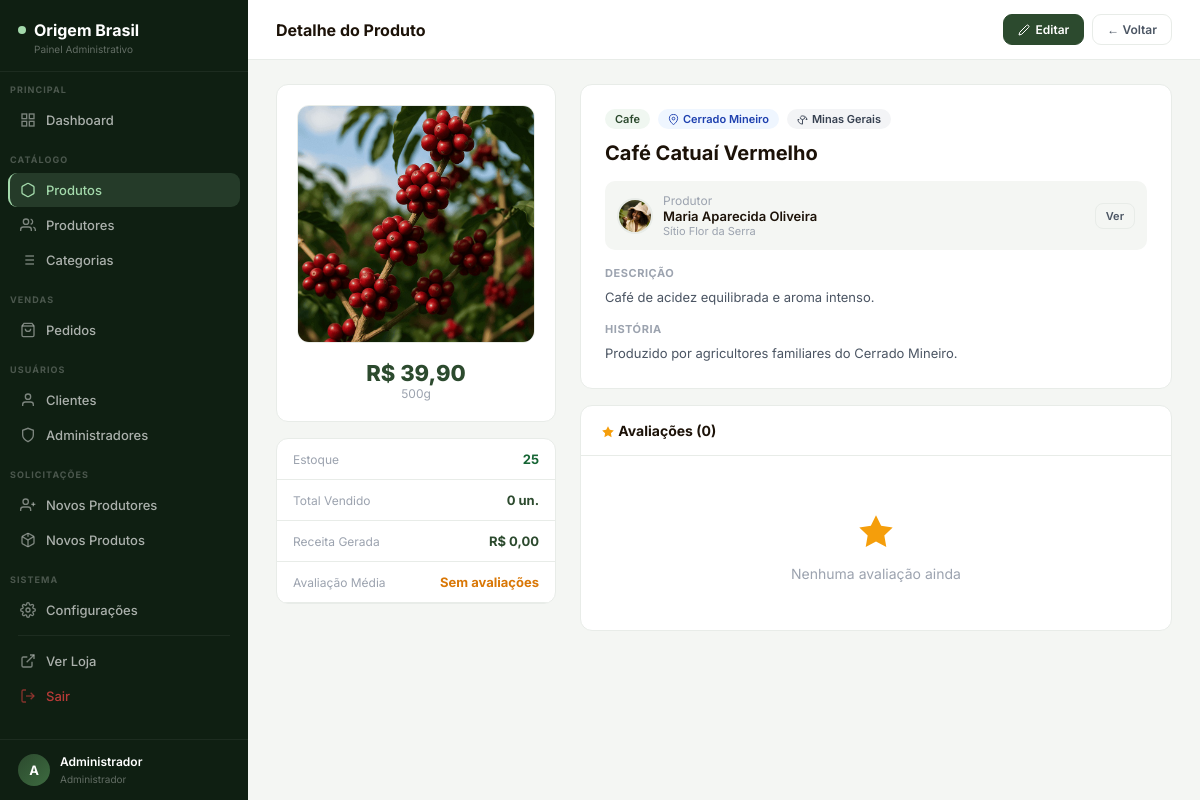
Page /adm/produto_detalhe.php?id=2 (signed in) on the committed database.
### tables this page shows
CREATE TABLE IF NOT EXISTS produtos (
    id           INT AUTO_INCREMENT PRIMARY KEY,
    nome         VARCHAR(100) NOT NULL,
    descricao    TEXT,
    historia     TEXT,
    preco        DECIMAL(10,2) NOT NULL,
    categoria    VARCHAR(50) NOT NULL DEFAULT 'cafe',
    imagem       VARCHAR(255),
    estoque      INT DEFAULT 0,
    produtor_id  INT DEFAULT NULL,
    regiao       VARCHAR(100),
    origem       VARCHAR(100),
    peso         VARCHAR(30),
    destaque     TINYINT(1) DEFAULT 0,
    criado_em    TIMESTAMP DEFAULT CURRENT_TIMESTAMP,
    FOREIGN KEY (produtor_id) REFERENCES produtores(id) ON DELETE SET NULL,
    FOREIGN KEY (categoria) REFERENCES categorias(slug) ON UPDATE CASCADE
);

CREATE TABLE IF NOT EXISTS produtores (
    id          INT AUTO_INCREMENT PRIMARY KEY,
    usuario_id  INT NULL UNIQUE,
    nome        VARCHAR(100) NOT NULL,
    foto        VARCHAR(255),
    historia    TEXT,
    fazenda     VARCHAR(100),
    regiao      VARCHAR(100),
    estado      VARCHAR(50),
    latitude    DECIMAL(10,8),
    longitude   DECIMAL(11,8),
    criado_em   TIMESTAMP DEFAULT CURRENT_TIMESTAMP,
    FOREIGN KEY (usuario_id) REFERENCES usuarios(id) ON DELETE SET NULL
);

### adm/produto_detalhe.php (the view, shortened to what this page needs)
<?php
include("../conexao.php");
$id = (int)($_GET['id'] ?? 0);
$p = mysqli_fetch_assoc(mysqli_query($conexao,
    "SELECT p.*, pr.nome AS produtor_nome, pr.foto AS produtor_foto, pr.fazenda,
     COALESCE(ROUND(AVG(a.nota),1),0) AS media, COUNT(DISTINCT a.id) AS n_av,
     COALESCE(SUM(pi.quantidade),0) AS total_vendido,
     COALESCE(SUM(pi.quantidade*pi.preco),0) AS receita_total
     FROM produtos p
     LEFT JOIN produtores pr ON pr.id=p.produtor_id
     LEFT JOIN avaliacoes a ON a.produto_id=p.id
     LEFT JOIN pedido_itens pi ON pi.produto_id=p.id
     LEFT JOIN pedidos pe ON pe.id=pi.pedido_id AND pe.status NOT IN('cancelado')
     WHERE p.id=$id GROUP BY p.id"
));
$avaliacoes = mysqli_fetch_all(mysqli_query($conexao,
    "SELECT a.*, u.nome AS usuario_nome FROM avaliacoes a
     JOIN usuarios u ON u.id=a.usuario_id WHERE a.produto_id=$id ORDER BY a.criado_em DESC"
), MYSQLI_ASSOC);
$topbar_action = '<a href="produtos.php?acao=form&id='.$id.'" class="topbar-btn primary"><svg style="width:1em;height:1em;vertical-align:middle;display:inline-block;stroke:currentColor;fill:none;stroke-width:2;" viewBox="0 0 24 24"><path d="M17 3a2.828 2.828 0 1 1 4 4L7.5 20.5 2 22l1.5-5.5L17 3z"/></svg> Editar</a>
<a href="produtos.php" class="topbar-btn">← Voltar</a>';
include('layout.php');
?>
<div style="display:grid;grid-template-columns:280px 1fr;gap:24px;">
    <div>
        <div class="card" style="padding:20px;text-align:center;margin-bottom:16px;">
            <img src="../<?php echo htmlspecialchars($p['imagem']); ?>"
                 style="width:100%;max-height:240px;object-fit:cover;border-radius:12px;border:1px solid var(--border);"
                 onerror="this.src='../imagens/cafe1.jpg'">
            <div style="margin-top:14px;">
                <div style="font-size:22px;font-weight:800;color:var(--green);">R$ <?php echo number_format($p['preco'],2,',','.'); ?></div>
                <div style="font-size:12px;color:var(--text-3);"><?php echo htmlspecialchars($p['peso']??''); ?></div>
            </div>
        </div>
        <div class="card" style="padding:0;overflow:hidden;">
            <?php
            $metrics = [
                ['label'=>'Estoque','val'=>$p['estoque'],'color'=>$p['estoque']==0?'#EF4444':($p['estoque']<=5?'#D97706':'#166534')],
                ['label'=>'Total Vendido','val'=>$p['total_vendido'].' un.','color'=>'var(--green)'],
                ['label'=>'Receita Gerada','val'=>'R$ '.number_format($p['receita_total'],2,',','.'),'color'=>'var(--green)'],
                ['label'=>'Avaliação Média','val'=>$p['n_av']>0?'<svg style="width:1em;height:1em;vertical-align:middle;display:inline-block;fill:#f59e0b;" viewBox="0 0 24 24"><polygon points="12 2 15.09 8.26 22 9.27 17 14.14 18.18 21.02 12 17.77 5.82 21.02 7 14.14 2 9.27 8.91 8.26 12 2"/></svg> '.$p['media'].' ('.$p['n_av'].')':'Sem avaliações','color'=>'#D97706'],
            ];
            foreach ($metrics as $m): ?>
            <div style="padding:12px 16px;border-bottom:1px solid var(--border);display:flex;justify-content:space-between;align-items:center;">
                <span style="font-size:12px;color:var(--text-3);"><?php echo $m['label']; ?></span>
                <span style="font-size:13px;font-weight:700;color:<?php echo $m['color']; ?>;"><?php echo $m['val']; ?></span>
            </div>
            <?php endforeach; ?>
        </div>
    </div>
    <div>
        <div class="card" style="padding:24px;margin-bottom:16px;">
            <div style="display:flex;gap:8px;flex-wrap:wrap;margin-bottom:12px;">
                <span class="badge" style="background:#f0f7f1;color:var(--green);"><?php echo ucfirst($p['categoria']); ?></span>
                <span class="badge" style="background:#eff6ff;color:#1e40af;"><svg style="width:1em;height:1em;vertical-align:middle;display:inline-block;stroke:currentColor;fill:none;stroke-width:2;" viewBox="0 0 24 24"><path d="M21 10c0 7-9 13-9 13s-9-6-9-13a9 9 0 0 1 18 0z"/><circle cx="12" cy="10" r="3"/></svg> <?php echo htmlspecialchars($p['regiao']??''); ?></span>
                <span class="badge" style="background:#f3f4f6;color:#374151;"><svg style="width:1em;height:1em;vertical-align:middle;display:inline-block;stroke:currentColor;fill:none;stroke-width:2;" viewBox="0 0 24 24"><path d="M12 22V12"/><path d="M5 12H2a10 10 0 0 0 10 10"/><path d="M8 5.07A10 10 0 0 1 22 12h-3"/><path d="M12 12a5 5 0 0 0 5-5"/><path d="M12 12a5 5 0 0 1-5-5"/></svg> <?php echo htmlspecialchars($p['origem']??''); ?></span>
            </div>
            <h2 style="font-size:20px;font-weight:700;margin-bottom:16px;"><?php echo htmlspecialchars($p['nome']); ?></h2>
            <?php if ($p['produtor_nome']): ?>
            <div style="display:flex;align-items:center;gap:10px;padding:12px;background:var(--bg);border-radius:10px;margin-bottom:16px;">
                <?php if ($p['produtor_foto']): ?>
                <img src="../<?php echo htmlspecialchars($p['produtor_foto']); ?>" style="width:36px;height:36px;border-radius:50%;object-fit:cover;border:2px solid var(--border);" onerror="this.style.display='none'">
                <?php else: ?>
                <div class="avatar-circle" style="width:36px;height:36px;"><?php echo mb_strtoupper(mb_substr($p['produtor_nome'],0,1)); ?></div>
                <?php endif; ?>
                <div>
                    <div style="font-size:12px;color:var(--text-3);">Produtor</div>
                    <div style="font-size:13px;font-weight:600;"><?php echo htmlspecialchars($p['produtor_nome']); ?></div>
                    <div style="font-size:11px;color:var(--text-3);"><?php echo htmlspecialchars($p['fazenda']??''); ?></div>
                </div>
                <a href="produtores.php?acao=form&id=<?php echo $p['produtor_id']; ?>" class="btn btn-gray" style="margin-left:auto;padding:5px 10px;font-size:11px;">Ver</a>
            </div>
            <?php endif; ?>
            <div style="margin-bottom:14px;">
                <div style="font-size:11px;font-weight:700;text-transform:uppercase;letter-spacing:.05em;color:var(--text-3);margin-bottom:6px;">Descrição</div>
                <p style="font-size:13px;line-height:1.7;color:var(--text-2);"><?php echo nl2br(htmlspecialchars($p['descricao']??'')); ?></p>
            </div>
            <?php if ($p['historia']): ?>
            <div>
                <div style="font-size:11px;font-weight:700;text-transform:uppercase;letter-spacing:.05em;color:var(--text-3);margin-bottom:6px;">História</div>
                <p style="font-size:13px;line-height:1.7;color:var(--text-2);"><?php echo nl2br(htmlspecialchars($p['historia'])); ?></p>
            </div>
            <?php endif; ?>
        </div>
        <div class="card">
            <div class="card-header"><h3><svg style="width:1em;height:1em;vertical-align:middle;display:inline-block;fill:#f59e0b;" viewBox="0 0 24 24"><polygon points="12 2 15.09 8.26 22 9.27 17 14.14 18.18 21.02 12 17.77 5.82 21.02 7 14.14 2 9.27 8.91 8.26 12 2"/></svg> Avaliações (<?php echo count($avaliacoes); ?>)</h3></div>
            <?php if (empty($avaliacoes)): ?>
            <div class="empty-state"><span class="icon"><svg style="width:1em;height:1em;vertical-align:middle;display:inline-block;fill:#f59e0b;" viewBox="0 0 24 24"><polygon points="12 2 15.09 8.26 22 9.27 17 14.14 18.18 21.02 12 17.77 5.82 21.02 7 14.14 2 9.27 8.91 8.26 12 2"/></svg></span><p>Nenhuma avaliação ainda</p></div>
            <?php endif; ?>
        </div>
    </div>
</div>
</div></main></body></html>

### adm/layout.php (style rules this page uses)
*,*::before,*::after { box-sizing:border-box;margin:0;padding:0 }
:root { --sidebar:#0f1f12; --sidebar-hover:rgba(255,255,255,.08); --sidebar-active:rgba(163,217,171,.15); --sidebar-active-border:#a3d9ab; --green:#2C4A2E; --green-2:#3D6B40; --green-light:#f0f7f1; --orange:#D4622A; --white:#fff; --bg:#f4f6f3; --card:#fff; --border:#e8ece8; --text:#1C1208; --text-2:#4B5563; --text-3:#9CA3AF; --radius:12px; --shadow:0 1px 4px rgba(0,0,0,.08),0 4px 16px rgba(0,0,0,.06); }
body { font-family:'Inter',sans-serif;background:var(--bg);color:var(--text);display:flex;min-height:100vh;font-size:14px; }
a { text-decoration:none;color:inherit; }
.topbar-btn { padding:7px 14px;border:1px solid var(--border);background:var(--card); border-radius:9px;font-size:12px;font-weight:600;color:var(--text-2); display:flex;align-items:center;gap:6px;transition:all .15s; }
.topbar-btn.primary { background:var(--green);color:#fff;border-color:var(--green); }
.card { background:var(--card);border:1px solid var(--border);border-radius:var(--radius);overflow:hidden;margin-bottom:20px; }
.card-header { padding:16px 20px;border-bottom:1px solid var(--border); display:flex;align-items:center;justify-content:space-between; }
.card-header h3 { font-size:14px;font-weight:700; }
.badge { display:inline-flex;align-items:center;gap:4px;padding:3px 10px;border-radius:20px;font-size:11px;font-weight:600;white-space:nowrap; }
.btn { display:inline-flex;align-items:center;gap:6px;padding:7px 14px;border:none;border-radius:8px;font-size:12px;font-weight:600;cursor:pointer;transition:all .15s; }
.btn-gray { background:var(--bg);color:var(--text-2);border:1px solid var(--border); }
.empty-state { text-align:center;padding:48px 20px;color:var(--text-3); }
.empty-state .icon { font-size:40px;margin-bottom:12px;display:block; }
.empty-state p { font-size:14px; }

### rows in the picture
produtos: imagem (picture), preco "39,90", peso "500g", categoria "Cafe", regiao "Cerrado Mineiro", origem "Minas Gerais", nome "Café Catuaí Vermelho", produtor.foto (picture), produtor.nome "Maria Aparecida Oliveira", produtor.fazenda "Sítio Flor da Serra", descricao "Café de acidez equilibrada e aroma intenso.", historia "Produzido por agricultores familiares do Cerrado Mineiro."

### other values in the picture
mb_strtoupper(mb_substr($_SESSION['nome'],0,1)) "A"
$_SESSION['nome'] "Administrador"
$page_title "Detalhe do Produto"
$m['label'] "Estoque"
$m['val'] "25"
$m['label'] "Total Vendido"
$m['val'] "0 un."
$m['label'] "Receita Gerada"
$m['val'] "R$ 0,00"
$m['label'] "Avaliação Média"
$m['val'] "Sem avaliações"
count($avaliacoes) "0"
